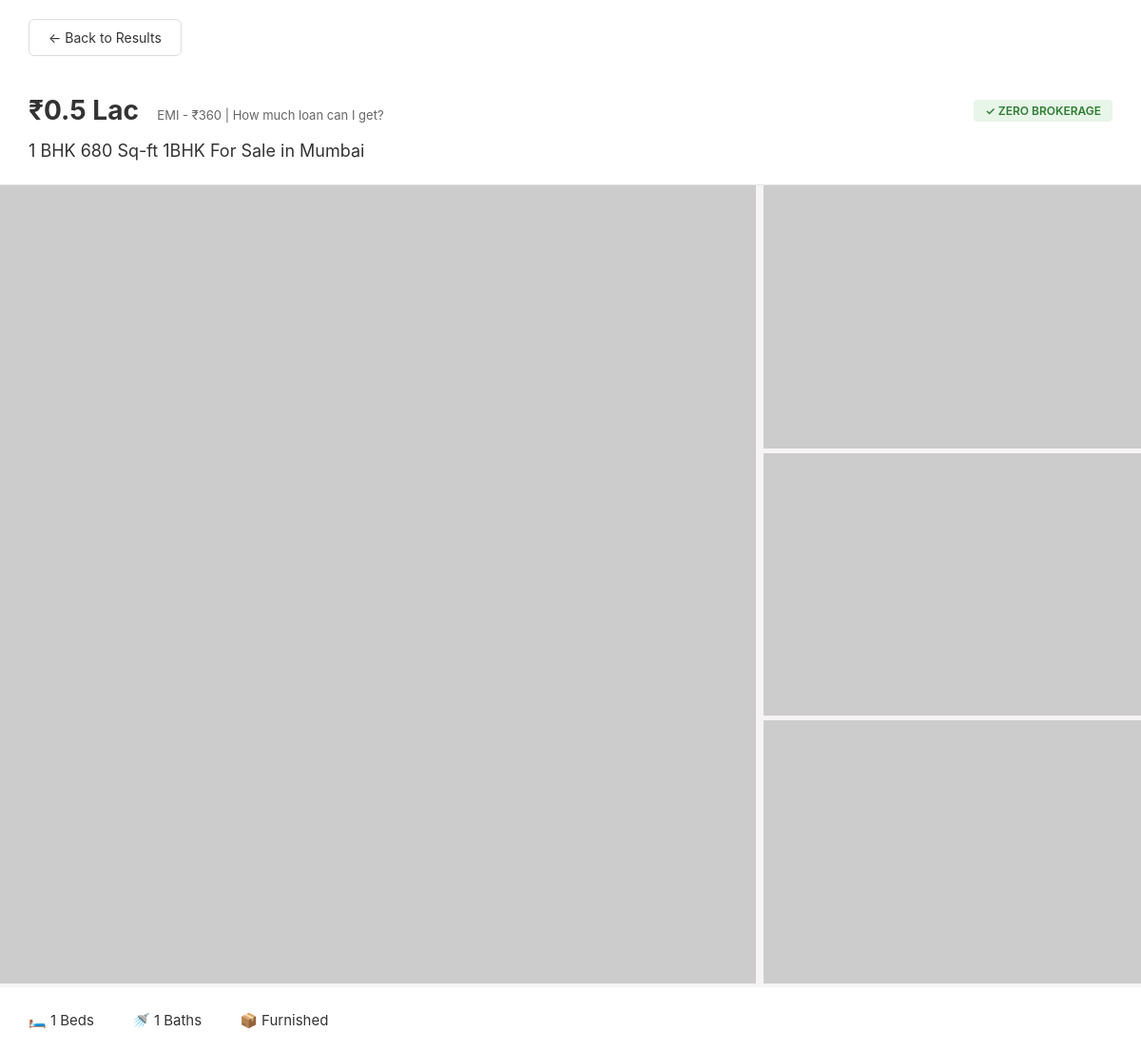
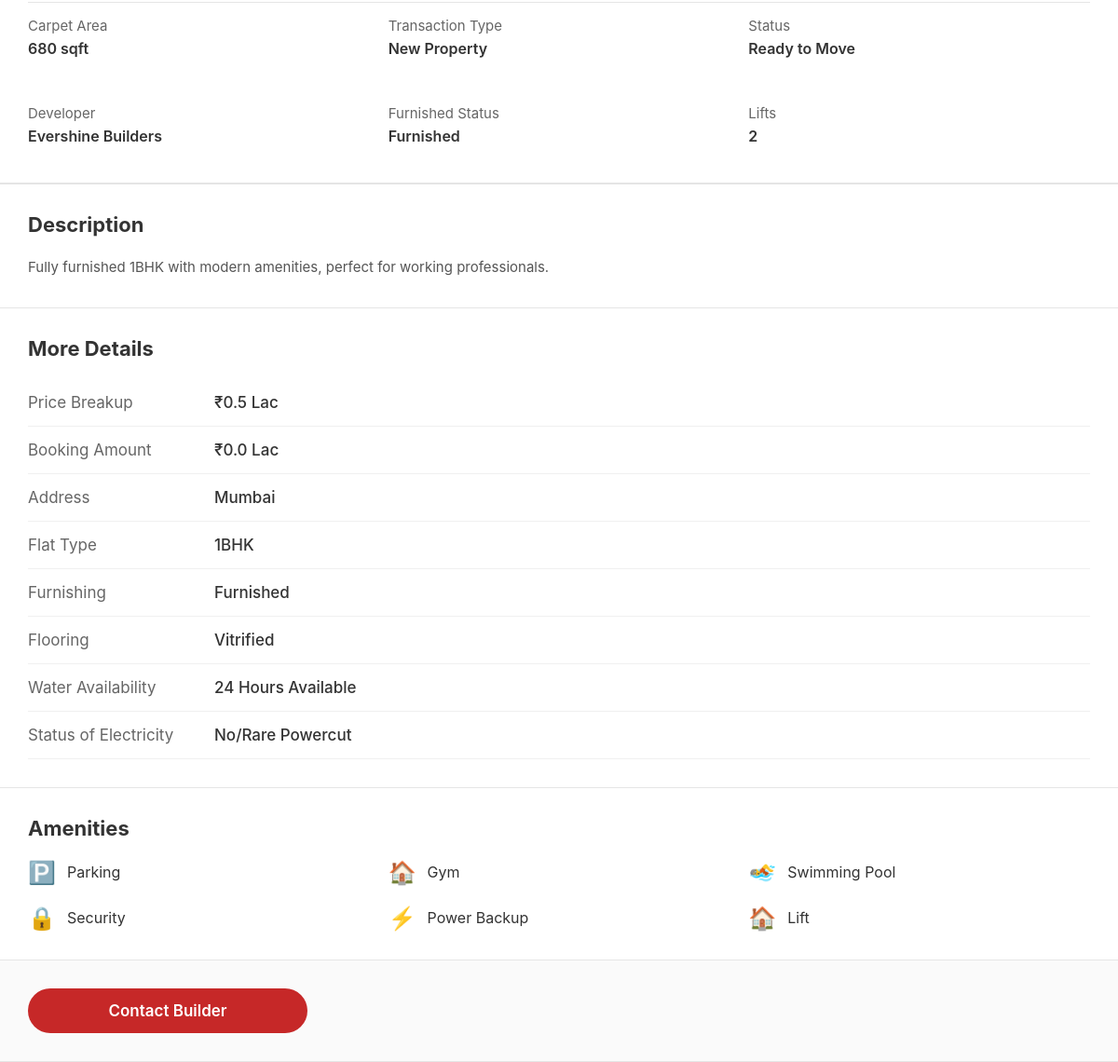
The app's page /premium_houses_output.php?id=27 with its own data (2 pictures, top to bottom).
### tables this page shows
CREATE TABLE IF NOT EXISTS houses (
    id INT AUTO_INCREMENT PRIMARY KEY,
    title VARCHAR(255) NOT NULL,
    location VARCHAR(255) NOT NULL,
    flat_type VARCHAR(50) NOT NULL,
    listing_type ENUM('Rent', 'Buy') NOT NULL,
    price DECIMAL(12, 2) NOT NULL,
    area INT NOT NULL,
    bedrooms INT NOT NULL,
    bathrooms INT NOT NULL,
    description TEXT,
    amenities TEXT,
    image_url_1 VARCHAR(500),
    image_url_2 VARCHAR(500),
    image_url_3 VARCHAR(500),
    image_url_4 VARCHAR(500),
    created_at TIMESTAMP DEFAULT CURRENT_TIMESTAMP
);

### premium_houses_output.php (the view, shortened to what this page needs)
<?php
$conn = new mysqli("localhost", "root", "", "searchbardatabase");
$property_id = intval($_GET['id']);
$sql = "SELECT * FROM houses WHERE id = ?";
$stmt = $conn->prepare($sql);
$stmt->bind_param("i", $property_id);
$stmt->execute();
$result = $stmt->get_result();
$data = $result->fetch_assoc();
?>
<!DOCTYPE html>
<html lang="en">
<head>
</head>
<body>
<div class="container">
    <a href="javascript:history.back()" class="back-btn">← Back to Results</a>
    <div class="header">
        <div class="price-section">
            <div>
                <span class="price">₹<?= number_format($data['price'] / 100000, 1); ?> Lac</span>
                <span class="emi-info">EMI - ₹<?= number_format(($data['price'] * 0.008)); ?> | How much loan can I get?</span>
            </div>
            <span class="zero-brokerage">✓ ZERO BROKERAGE</span>
        </div>
        <div class="property-title">
            <?= htmlspecialchars($data['bedrooms']); ?> BHK <?= htmlspecialchars($data['area']); ?> Sq-ft <?= htmlspecialchars($data['flat_type']); ?> For Sale in <?= htmlspecialchars($data['location']); ?>
        </div>
    </div>
    <div class="gallery">
        <div class="main-image">
            <img src="<?= htmlspecialchars($data['image_url_1']); ?>" alt="Property Image" onerror="this.src='https://via.placeholder.com/800x700?text=Property+Image'">
        </div>
        <div class="thumbnail-grid">
            <div class="thumbnail">
                <img src="<?= htmlspecialchars($data['image_url_2']); ?>" alt="Property" onerror="this.src='https://via.placeholder.com/400x280?text=Property'">
            </div>
            <div class="thumbnail">
                <img src="<?= htmlspecialchars($data['image_url_3']); ?>" alt="Property" onerror="this.src='https://via.placeholder.com/400x280?text=Property'">
            </div>
            <div class="thumbnail">
                <img src="<?= htmlspecialchars($data['image_url_4']); ?>" alt="Property" onerror="this.src='https://via.placeholder.com/400x280?text=Property'">
            </div>
        </div>
    </div>
    <div class="details-section">
        <div class="quick-details">
            <div class="detail-item">🛏️ <?= htmlspecialchars($data['bedrooms']); ?> Beds</div>
            <div class="detail-item">🚿 <?= htmlspecialchars($data['bathrooms']); ?> Baths</div>
            <div class="detail-item">📦 Furnished</div>
        </div>
        <div class="specs-grid">
            <div class="spec-item">
                <div class="spec-label">Carpet Area</div>
                <div class="spec-value"><?= number_format($data['area']); ?> sqft</div>
            </div>
            <div class="spec-item">
                <div class="spec-label">Transaction Type</div>
                <div class="spec-value">New Property</div>
            </div>
            <div class="spec-item">
                <div class="spec-label">Status</div>
                <div class="spec-value">Ready to Move</div>
            </div>
            <div class="spec-item">
                <div class="spec-label">Developer</div>
                <div class="spec-value">Evershine Builders</div>
            </div>
            <div class="spec-item">
                <div class="spec-label">Furnished Status</div>
                <div class="spec-value">Furnished</div>
            </div>
            <div class="spec-item">
                <div class="spec-label">Lifts</div>
                <div class="spec-value">2</div>
            </div>
        </div>
    </div>
    <div class="description-section">
        <h2 class="section-title">Description</h2>
        <div class="description-text">
            <?= nl2br(htmlspecialchars($data['description'])); ?>
        </div>
    </div>
    <div class="more-details">
        <h2 class="section-title">More Details</h2>
        <div class="detail-row">
            <div class="detail-label">Price Breakup</div>
            <div class="detail-value">₹<?= number_format($data['price'] / 100000, 1); ?> Lac</div>
        </div>
        <div class="detail-row">
            <div class="detail-label">Booking Amount</div>
            <div class="detail-value">₹<?= number_format(($data['price'] / 100000) * 0.1, 1); ?> Lac</div>
        </div>
        <div class="detail-row">
            <div class="detail-label">Address</div>
            <div class="detail-value"><?= htmlspecialchars($data['location']); ?></div>
        </div>
        <div class="detail-row">
            <div class="detail-label">Flat Type</div>
            <div class="detail-value"><?= htmlspecialchars($data['flat_type']); ?></div>
        </div>
        <div class="detail-row">
            <div class="detail-label">Furnishing</div>
            <div class="detail-value">Furnished</div>
        </div>
        <div class="detail-row">
            <div class="detail-label">Flooring</div>
            <div class="detail-value">Vitrified</div>
        </div>
        <div class="detail-row">
            <div class="detail-label">Water Availability</div>
            <div class="detail-value">24 Hours Available</div>
        </div>
        <div class="detail-row">
            <div class="detail-label">Status of Electricity</div>
            <div class="detail-value">No/Rare Powercut</div>
        </div>
    </div>
    <?php if(!empty($data['amenities'])):
        $amenitiesArray = explode(',', $data['amenities']);
        $amenityIcons = [
            'Swimming Pool' => '🏊',
            'Gymnasium' => '🏋️',
            'Reserved Parking' => '🅿️',
            'Water Storage' => '💧',
            'Fire Sprinklers' => '🔥',
            'Kids play area' => '🎮',
            'Parking' => '🅿️',
            'Garden' => '🌳',
            'Security' => '🔒',
            'Elevator' => '🛗',
            'Power Backup' => '⚡',
            'Club House' => '🏛️',
            'CCTV' => '📹',
            'Playground' => '⚽'
        ];
    ?>
    <div class="amenities-section">
        <h2 class="section-title">Amenities</h2>
        <div class="amenities-grid">
            <?php foreach($amenitiesArray as $amenity):
                $amenity = trim($amenity);
                $icon = '🏠';
                foreach($amenityIcons as $key => $value) {
                    if(stripos($amenity, $key) !== false) {
                        $icon = $value;
                        break;
                    }
                }
            ?>
            <div class="amenity-item">
                <span class="amenity-icon"><?= $icon; ?></span>
                <?= htmlspecialchars($amenity); ?>
            </div>
            <?php endforeach; ?>
        </div>
    </div>
    <?php endif; ?>
    <div class="contact-section">
        <a href="appointments_booking.php" class="btn btn-primary">Contact Builder</a>
    </div>
</div>
</body>
</html>

### premium_houses_output.php (style rules this page uses)
* { box-sizing: border-box; margin: 0; padding: 0; }
body { font-family: -apple-system, BlinkMacSystemFont, 'Segoe UI', Roboto, Oxygen, Ubuntu, Cantarell, sans-serif; background: #f5f5f5; color: #333; }
.container { max-width: 1200px; margin: 0 auto; background: #fff; }
.header { padding: 20px 30px; background: #fff; border-bottom: 1px solid #e5e5e5; }
.price-section { display: flex; justify-content: space-between; align-items: center; margin-bottom: 15px; }
.price { font-size: 28px; font-weight: 700; color: #333; }
.emi-info { font-size: 13px; color: #666; margin-left: 15px; }
.zero-brokerage { background: #e8f5e9; color: #2e7d32; padding: 4px 12px; border-radius: 4px; font-size: 12px; font-weight: 600; }
.property-title { font-size: 18px; color: #333; font-weight: 400; margin-bottom: 5px; }
.gallery { display: grid; grid-template-columns: 2fr 1fr; gap: 8px; padding: 0; background: #f6f4f4; }
.main-image { position: relative; }
.main-image img { width: 100%; height: 840px; object-fit: cover; }
.thumbnail-grid { display: grid; height: 840px; gap: 5px; }
.thumbnail { position: relative; overflow: hidden; }
.thumbnail img { width: 100%; height: 100%; object-fit: cover; }
.details-section { padding: 25px 30px; border-bottom: 1px solid #e5e5e5; }
.quick-details { display: flex; gap: 40px; margin-bottom: 25px; }
.detail-item { display: flex; align-items: center; gap: 8px; font-size: 15px; color: #333; }
.specs-grid { display: grid; grid-template-columns: repeat(3, 1fr); gap: 20px; margin-top: 20px; border-top: 1px solid #e5e5e5; }
.spec-item { padding: 15px 0; }
.spec-label { font-size: 15px; color: #666; margin-bottom: 5px; }
.spec-value { font-size: 16px; color: #333; font-weight: 600; }
.contact-section { padding: 30px 30px; background: #fafafa; border-bottom: 1px solid #e5e5e5; display: flex; gap: 15px; border-top: 1px solid #e5e5e5; }
.btn { flex: 1; padding: 14px 24px; border: none; border-radius: 25px; font-size: 17px; font-weight: 600; cursor: pointer; text-align: center; text-decoration: none; display: inline-block; max-width: 300px; transition: all 0.3s ease; }
.btn-primary { background: #c62828; color: #fff; }
.more-details { padding: 30px; }
.section-title { font-size: 22px; font-weight: 700; color: #333; margin-bottom: 20px; }
.detail-row { display: grid; grid-template-columns: 200px 1fr; padding: 15px 0; border-bottom: 1px solid #f0f0f0; }
.detail-label { font-size: 17px; color: #666; }
.detail-value { font-size: 17px; color: #333; font-weight: 500; }
.amenities-section { padding: 30px; background: #ffffffff; border-top: 1px solid #e5e5e5; }
.amenities-grid { display: grid; grid-template-columns: repeat(3, 1fr); gap: 20px; margin-top: 20px; }
.amenity-item { display: flex; align-items: center; gap: 12px; font-size: 16px; color: #333; }
.amenity-icon { font-size: 24px; }
.description-section { padding: 30px; background-color: #ffffffff; border-bottom: 1px solid #e5e5e5; border-top: 1px solid #e5e5e5; }
.description-text { font-size: 15px; line-height: 1.7; color: #555; }
.back-btn { display: inline-block; padding: 10px 20px; background: #fff; color: #333; text-decoration: none; border-radius: 6px; border: 1px solid #ddd; font-size: 14px; margin: 20px 30px; transition: all 0.2s; }

### records on screen
houses: $data['price']/100000 "0.5", $data['price']*0.008 "360", bedrooms "1", area "680", flat_type "1BHK", location "Mumbai", bathrooms "1", description "Fully furnished 1BHK with modern amenities, perfect for working professionals.", ($data['price']/100000)*0.1 "0.0", amenities "Parking", amenities "Gym", amenities "Swimming Pool", amenities "Security", amenities "Power Backup", amenities "Lift"

### other values on screen
$icon "🅿️"
$icon "🏠"
$icon "🏊"
$icon "🔒"
$icon "⚡"
